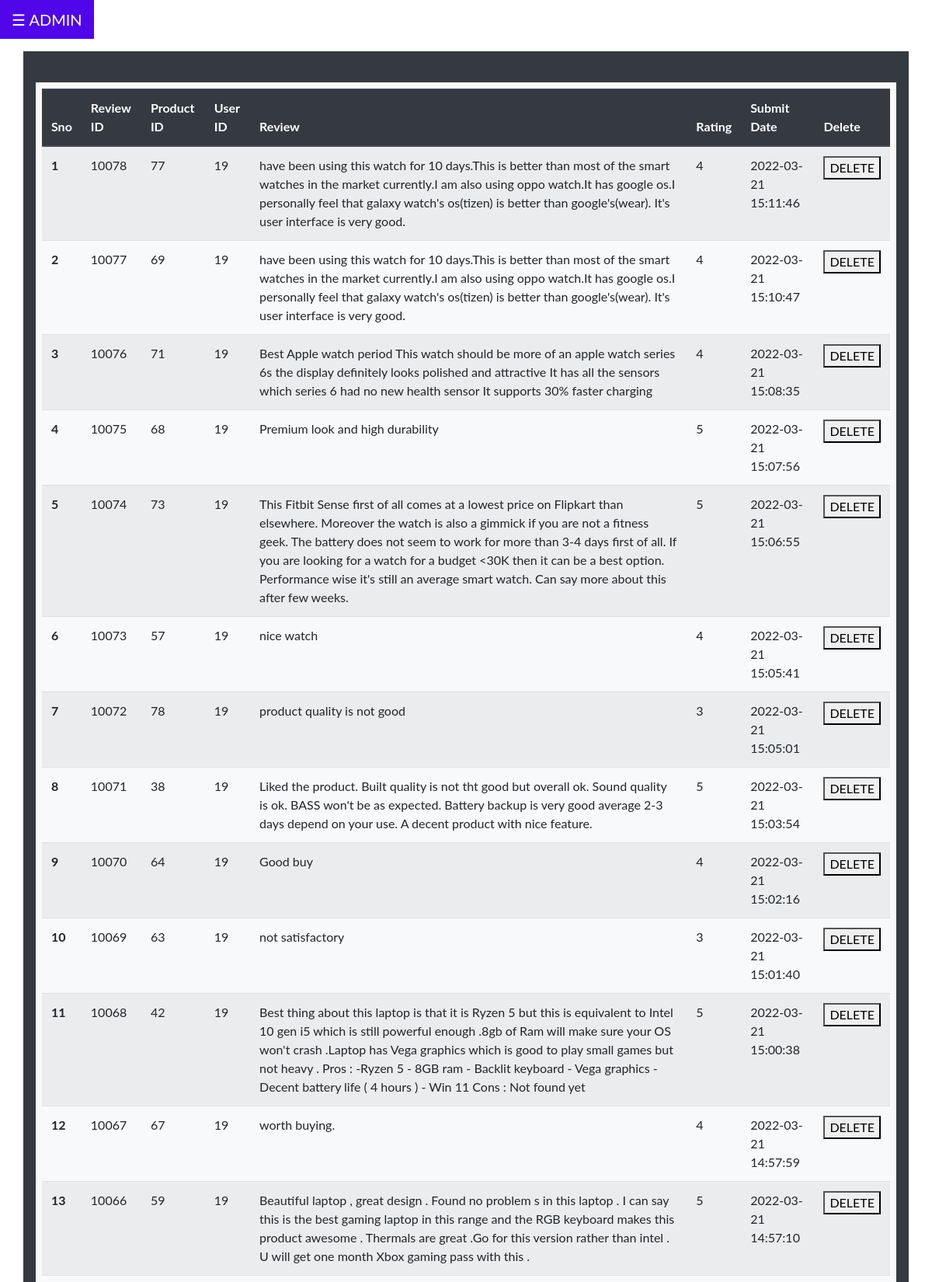
Page /admin/manage_review.php (signed in, upper part) on the committed database.
### tables this page shows
CREATE TABLE `reviews` (
  `review_id` int(11) NOT NULL,
  `item_id` int(11) NOT NULL,
  `userid` int(11) NOT NULL,
  `content` text NOT NULL,
  `rating` tinyint(1) NOT NULL,
  `submit_date` datetime NOT NULL DEFAULT current_timestamp()
);

### admin/manage_review.php (the view, shortened to what this page needs)
<?php include 'dashboard_home.php';
include '../partials/connection.php';
$sql = "SELECT * FROM reviews ORDER BY submit_date DESC ";
$result = $conn->query($sql);
$counter = 0;
?>
<!DOCTYPE html>
<html lang="en">
<head>
</head>
<body>
<div class="container p-2 my-4 bg-light text-white">
<form method="POST">
<table class="table table-striped">
  <thead class="thead-dark">
    <tr>
      <th scope="col">Sno</th>
      <th scope="col">Review ID</th>
      <th scope="col">Product ID</th>
      <th scope="col">User ID</th>
      <th scope="col">Review</th>
      <th scope="col">Rating</th>
      <th scope="col">Submit Date</th>
      <th scope="col">Delete</th>
    </tr>
  </thead>
  <tbody>
  <?php
                while($rows=$result->fetch_assoc())
                {
             ?>
    <tr>
      <th scope="row"><?php echo ++$counter;?></th>
      <td><?php echo $rows['review_id'];?></td>
      <td><?php echo $rows['item_id'];?></td>
      <td><?php echo $rows['userid'];?></td>
      <td><?php echo $rows['content'];?></td>
      <td><?php echo $rows['rating'];?></td>
      <td><?php echo $rows['submit_date'];?></td>
      <?php echo '<td><button type="submit" name="Delete" value="'.$rows['review_id'].'">DELETE</button></td>';?>
    </tr>
    <?php }
    ?>
  </tbody>
</table>
</div>
</body>
</html>

### admin/dashboard_home.php (style rules this page uses)
body { font-family: "Lato", sans-serif; }

### rows in the picture
reviews: review_id "10078", item "77", userid "19", content "have been using this watch for 10 days.This is better than most of the smart watches in the market currently.I am also using oppo watch.It has google os.I personally feel that galaxy watch's os(tizen) is better than google's(wear). It's user interface is very good.", rating "4", submit_date "2022-03-21 15:11:46"
reviews: review_id "10077", item "69", userid "19", content "have been using this watch for 10 days.This is better than most of the smart watches in the market currently.I am also using oppo watch.It has google os.I personally feel that galaxy watch's os(tizen) is better than google's(wear). It's user interface is very good.", rating "4", submit_date "2022-03-21 15:10:47"
reviews: review_id "10076", item "71", userid "19", content "Best Apple watch period This watch should be more of an apple watch series 6s the display definitely looks polished and attractive It has all the sensors which series 6 had no new health sensor It supports 30% faster charging", rating "4", submit_date "2022-03-21 15:08:35"
reviews: review_id "10075", item "68", userid "19", content "Premium look and high durability", rating "5", submit_date "2022-03-21 15:07:56"
reviews: review_id "10074", item "73", userid "19", content "This Fitbit Sense first of all comes at a lowest price on Flipkart than elsewhere. Moreover the watch is also a gimmick if you are not a fitness geek. The battery does not seem to work for more than 3-4 days first of all. If you are looking for a watch for a budget <30K then it can be a best option. Performance wise it's still an average smart watch. Can say more about this after few weeks.", rating "5", submit_date "2022-03-21 15:06:55"
reviews: review_id "10073", item "57", userid "19", content "nice watch", rating "4", submit_date "2022-03-21 15:05:41"
reviews: review_id "10072", item "78", userid "19", content "product quality is not good", rating "3", submit_date "2022-03-21 15:05:01"
reviews: review_id "10071", item "38", userid "19", content "Liked the product. Built quality is not tht good but overall ok. Sound quality is ok. BASS won't be as expected. Battery backup is very good average 2-3 days depend on your use. A decent product with nice feature.", rating "5", submit_date "2022-03-21 15:03:54"
reviews: review_id "10070", item "64", userid "19", content "Good buy", rating "4", submit_date "2022-03-21 15:02:16"
reviews: review_id "10069", item "63", userid "19", content "not satisfactory", rating "3", submit_date "2022-03-21 15:01:40"
reviews: review_id "10068", item "42", userid "19", content "Best thing about this laptop is that it is Ryzen 5 but this is equivalent to Intel 10 gen i5 which is still powerful enough .8gb of Ram will make sure your OS won't crash .Laptop has Vega graphics which is good to play small games but not heavy . Pros : -Ryzen 5 - 8GB ram - Backlit keyboard - Vega graphics - Decent battery life ( 4 hours ) - Win 11 Cons : Not found yet", rating "5", submit_date "2022-03-21 15:00:38"
reviews: review_id "10067", item "67", userid "19", content "worth buying.", rating "4", submit_date "2022-03-21 14:57:59"
reviews: review_id "10066", item "59", userid "19", content "Beautiful laptop , great design . Found no problem s in this laptop . I can say this is the best gaming laptop in this range and the RGB keyboard makes this product awesome . Thermals are great .Go for this version rather than intel . U will get one month Xbox gaming pass with this .", rating "5", submit_date "2022-03-21 14:57:10"
